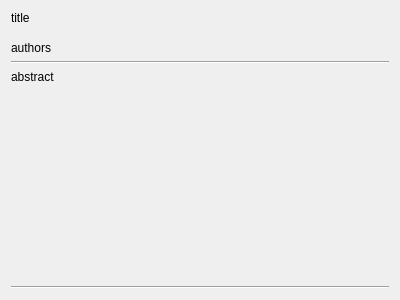
<?xml version="1.0" encoding="UTF-8"?>
<ui version="4.0">
 <class>PublicationInformation</class>
 <widget class="QWidget" name="PublicationInformation">
  <property name="geometry">
   <rect>
    <x>0</x>
    <y>0</y>
    <width>400</width>
    <height>300</height>
   </rect>
  </property>
  <property name="windowTitle">
   <string>Form</string>
  </property>
  <layout class="QGridLayout" name="gridLayout">
   <item row="0" column="0">
    <layout class="QVBoxLayout" name="verticalLayout">
     <item>
      <widget class="QLabel" name="titleLabel">
       <property name="text">
        <string>title</string>
       </property>
      </widget>
     </item>
     <item>
      <spacer name="verticalSpacer">
       <property name="orientation">
        <enum>Qt::Vertical</enum>
       </property>
       <property name="sizeType">
        <enum>QSizePolicy::Minimum</enum>
       </property>
       <property name="sizeHint" stdset="0">
        <size>
         <width>20</width>
         <height>10</height>
        </size>
       </property>
      </spacer>
     </item>
     <item>
      <widget class="QLabel" name="authorsLabel">
       <property name="text">
        <string>authors</string>
       </property>
      </widget>
     </item>
     <item>
      <widget class="Line" name="line">
       <property name="orientation">
        <enum>Qt::Horizontal</enum>
       </property>
      </widget>
     </item>
     <item>
      <widget class="QLabel" name="abstractLabel">
       <property name="text">
        <string>abstract</string>
       </property>
      </widget>
     </item>
     <item>
      <layout class="QGridLayout" name="metadataGridLayout"/>
     </item>
     <item>
      <spacer name="verticalSpacer_2">
       <property name="orientation">
        <enum>Qt::Vertical</enum>
       </property>
       <property name="sizeHint" stdset="0">
        <size>
         <width>20</width>
         <height>40</height>
        </size>
       </property>
      </spacer>
     </item>
     <item>
      <widget class="Line" name="line_2">
       <property name="orientation">
        <enum>Qt::Horizontal</enum>
       </property>
      </widget>
     </item>
    </layout>
   </item>
  </layout>
 </widget>
 <resources/>
 <connections/>
</ui>
